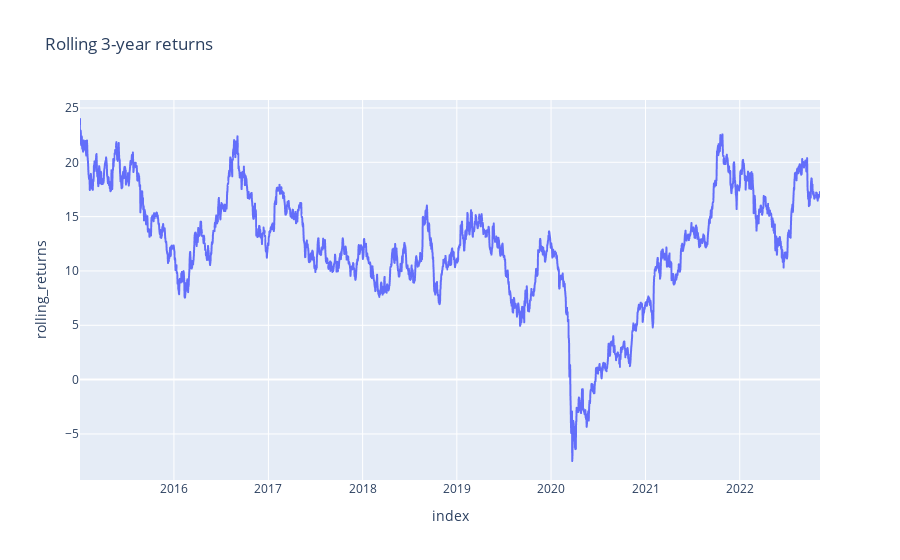

Here is the notebook cell this chart was saved with:
### Markdown cell above
## Rolling Returns and Standard Deviation

### Code cell
df_rr_three = n_years_trailing_rolling_returns(df_tri, 3)
fig = px.line(df_rr_three, x=df_rr_three.index, y="rolling_returns", title="Rolling 3-year returns")
fig.show()

### Figure 1 — Plotly figure (JSON) as saved in the notebook; plotly's stock layout.template omitted (floating-point values rounded to 4 significant figures; data arrays with more than 128 entries replaced by an {"elided": "..."} marker saying what was removed)
{"data": [{"hovertemplate": "index=%{x}<br>rolling_returns=%{y}<extra></extra>", "legendgroup": "", "line": {"color": "#636efa", "dash": "solid"}, "marker": {"symbol": "circle"}, "mode": "lines", "name": "", "showlegend": false, "type": "scattergl", "x": {"elided": "2868 str values"}, "xaxis": "x", "y": {"elided": "2868 float values"}, "yaxis": "y"}], "layout": {"legend": {"tracegroupgap": 0}, "title": {"text": "Rolling 3-year returns"}, "xaxis": {"anchor": "y", "domain": [0, 1], "title": {"text": "index"}}, "yaxis": {"anchor": "x", "domain": [0, 1], "title": {"text": "rolling_returns"}}}}
